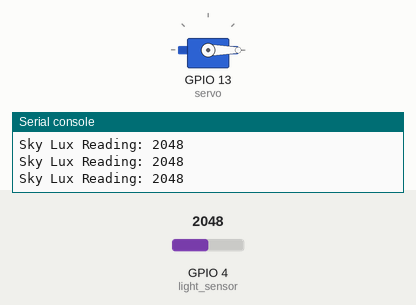
A program run on a simulated ESP32 board running MicroPython. Shown: servo, the last lines printed to the serial console. Wiring (from the project's diagram.json): light sensor on GPIO 4, servo on GPIO 13. The test bench sets the inputs (shaded band); at power-on: GPIO 4 (light_sensor) = 2048 (analog values on the 0–4095 scale). Servo angles are drawn from the pulse width (0.5 ms = 0°, 2.5 ms = 180°).

Above: at 1.2 s.
1.3 s: GPIO 4 (light_sensor) set to 1570
2.8 s: GPIO 4 (light_sensor) set to 1458
At 4.0 s:
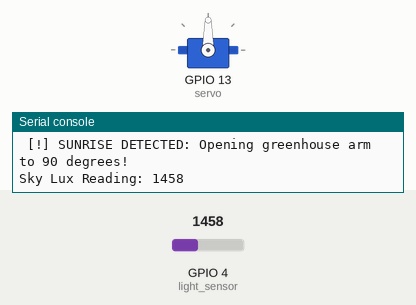
Timing chart, 0 to 5.8 s (numbered marks = the images above; inputs shaded):
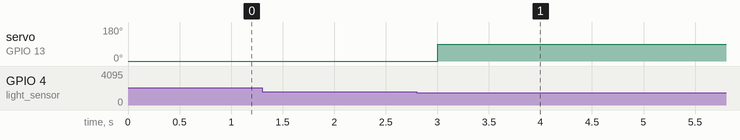

The program:

main.py
```python
from machine import Pin, ADC, PWM
import time

# SETUP HARDWARE PINS
# Light Sensor on Analog Pin 4 (Configured to read 0V to 3.3V)
light_sensor = ADC(Pin(4))
light_sensor.atten(ADC.ATTN_11DB)

# Servo Motor on Pin 13 (Servos require a 50Hz frequency)
servo = PWM(Pin(13), freq=50)

# WYSIWYG SERVO HELPER FUNCTION
# Translates human angles (0 to 180 degrees) into hardware motor signals
def move_arm(angle):
    # Calculate 16-bit duty cycle (approx 1638 for 0 deg, 8192 for 180 deg)
    duty = int(1638 + (angle / 180) * (8192 - 1638))
    servo.duty_u16(duty)

print("AUTOMATIC SOLAR ROOF / ARM ONLINE")

# STATE MEMORY
# We remember the arm's state so we don't continuously burn out the motor!
arm_is_open = False
move_arm(0)  # Start closed at 0 degrees at boot
print("Status: Nighttime assumed. Arm initialized to CLOSED (0 deg).")

# THE DAY / NIGHT CONTROL LOOP (CORRECTED FOR INVERTED LDR)
while True:
    light_level = light_sensor.read()
    print(f"Sky Lux Reading: {light_level}")

    # MORNING REFLEX: Bright sky now outputs LOW numbers (< 1500)
    if light_level < 1500 and not arm_is_open:
        print(" [!] SUNRISE DETECTED: Opening greenhouse arm to 90 degrees!")
        move_arm(90)     # Swing open!
        arm_is_open = True

    # NIGHT REFLEX: Dark sky now outputs HIGH numbers (> 2000)
    elif light_level > 2000 and arm_is_open:
        print(" [!] SUNSET DETECTED: Closing greenhouse arm to 0 degrees!")
        move_arm(0)   # Swing closed!
        arm_is_open = False

    time.sleep_ms(500)

####

# Dedicated to God the Father
# All Rights Reserved Christopher Andrew Topalian Copyright 2000-2026
# https://github.com/ChristopherAndrewTopalian
# https://github.com/ChristopherTopalian
# https://sites.google.com/view/CollegeOfScripting
```

Measured:
- the behaviour switches between 1500 and 1499 on GPIO 4 (light_sensor) (found by bisection; images 0 and 1)
- after the input at 2.8 s, servo on GPIO 13 (servo): 0° → 90° after 0.20 s
